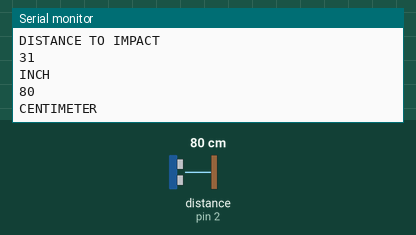
A sketch run on a simulated Arduino Uno, built with avr-gcc and run on an emulated ATmega328P. Parts: the last lines printed to the serial monitor. Inputs (shaded band) come from the test bench; at power-on: distance to the obstacle (sensor on pin 2) 80 cm.

Above: at 1.2 s.
1.3 s: distance to the obstacle (sensor on pin 2) set to 120 cm
At 1.49 s:
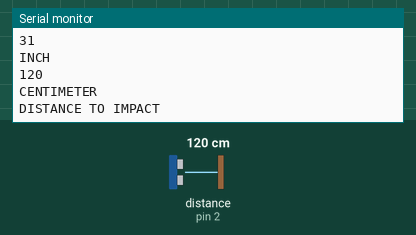
4.3 s: distance to the obstacle (sensor on pin 2) set to 2 cm
At 4.5 s:
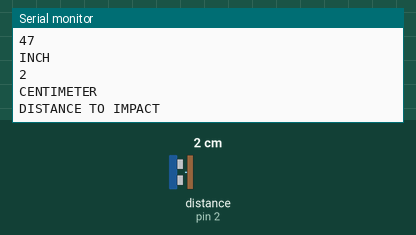
5.8 s: distance to the obstacle (sensor on pin 2) set to 35 cm
At 5.92 s:
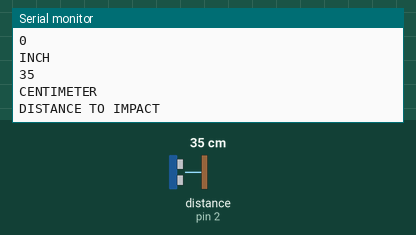
8.8 s: distance to the obstacle (sensor on pin 2) set to 250 cm
At 9.38 s:
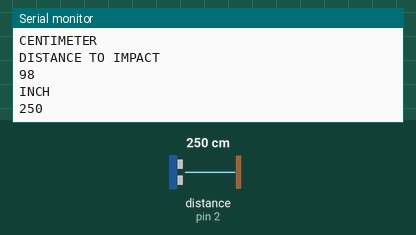
Timing chart, 0 to 11.8 s (numbered marks = the images above; inputs shaded):
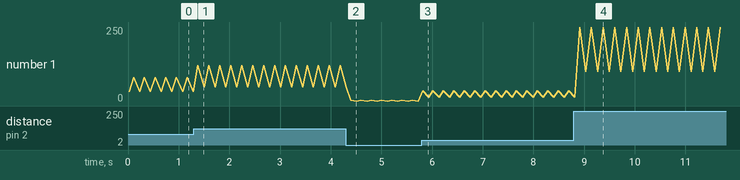

Measured:
- after the input at 1.3 s, the serial monitor: prints a new line after 0.08 s (image 1)
- after the input at 4.3 s, the serial monitor: prints a new line after 0.10 s (image 2)
- after the input at 5.8 s, the serial monitor: prints a new line at once (image 3)
- after the input at 8.8 s, the serial monitor: prints a new line after 0.11 s (image 4)
- plotted number 1: 31 → 120 after the input at 1.3 s, 120 → 0 after the input at 4.3 s, 0 → 35 after the input at 5.8 s, 35 → 98 after the input at 8.8 s

The sketch:

EXP9_ICT_AIML_027_041_042_036.ino
```cpp
//041,027,042,036
#include<Ultrasonic.h>
Ultrasonic ultrasonic(2);
void setup() {
  // put your setup code here, to run once:
 Serial.begin(9600);
}

void loop() {
  // put your main code here, to run repeatedly:
  long rangeininches;
  long rangeincentimeters;
  Serial.println("DISTANCE TO IMPACT");
  rangeininches=ultrasonic.MeasureInInches ();
    Serial.println(rangeininches);
    Serial.println("INCH");
  delay(100);
   rangeincentimeters=ultrasonic.MeasureInCentimeters ();
   Serial.println(rangeincentimeters);
  Serial.println("CENTIMETER");
delay(100 );

}
```
